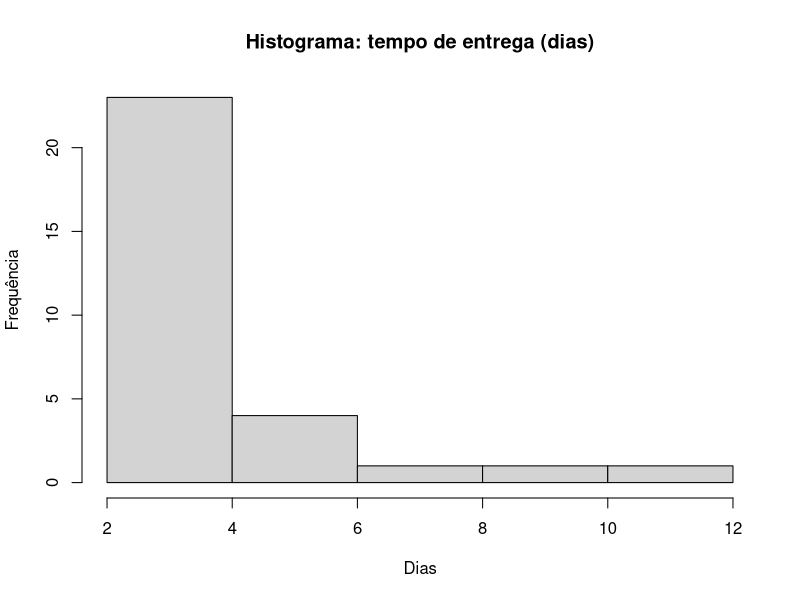
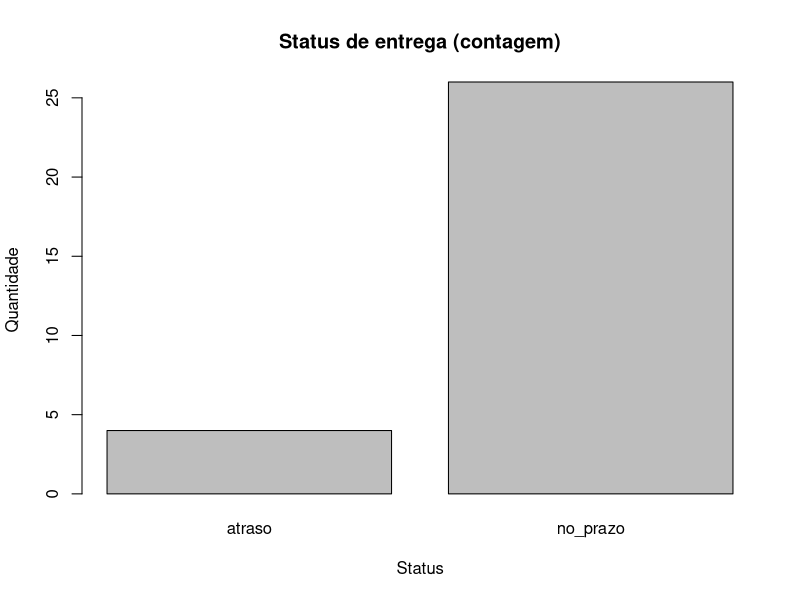
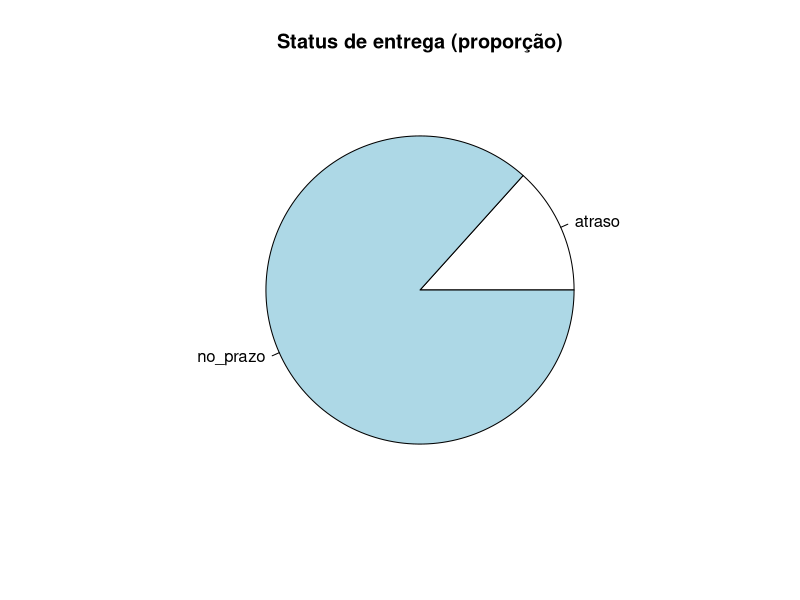
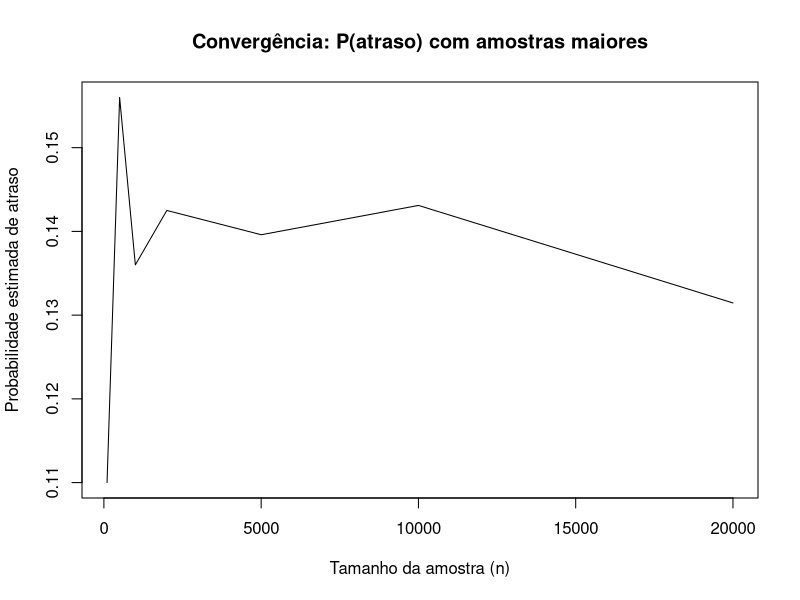
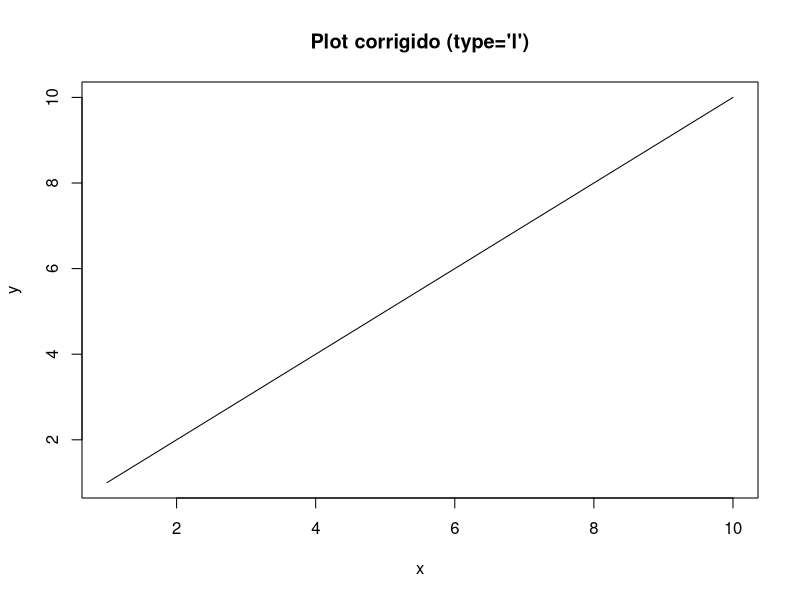

These charts were generated, in order, by the following R code:
# ============================================================
# GABARITO — Monitoramento de Entregas e Risco de Atraso (Base R)
# Professor (seed exemplo): Raphael Mauricio
# Seed (regra): Raphael (7) + Mauricio (8) => 7*100 + 8 = 708
# ============================================================

seed <- 708
set.seed(seed)

# ------------------------------------------------------------
# Dados
# ------------------------------------------------------------
entrega_dias <- c(
  2, 3, 3, 4, 2, 5, 4, 3, 6, 2,
  3, 4, 5, 3, 2, 4, 3, 7, 2, 4,
  3, 4, 5, 3, 2, 4, 3, 9, 2, 12
)

frete <- c(
  "economico","padrao","padrao","padrao","economico","padrao","padrao","padrao","expresso","economico",
  "padrao","padrao","padrao","padrao","economico","padrao","padrao","padrao","economico","padrao",
  "padrao","padrao","padrao","padrao","economico","padrao","padrao","padrao","economico","padrao"
)

# SLA
# no prazo: entrega_dias <= 5
# atraso:   entrega_dias > 5
# grave:    entrega_dias >= 8

# ------------------------------------------------------------
# 1) Resumo estatístico (média, mediana, moda, summary, quartis)
# ------------------------------------------------------------
media <- mean(entrega_dias)
mediana <- median(entrega_dias)

cat("Média:", media, "\n")
cat("Mediana:", mediana, "\n")

# Moda sem função
freq_entrega <- table(entrega_dias)
moda_txt <- names(freq_entrega)[which.max(freq_entrega)]
moda <- as.numeric(moda_txt)

cat("Frequências:\n")
print(freq_entrega)
cat("Moda:", moda, "\n\n")

cat("Summary(entrega_dias):\n")
print(summary(entrega_dias))

cat("\nQuartis (p25, p50, p75):\n")
print(quantile(entrega_dias, probs = c(0.25, 0.5, 0.75)))

# Interpretação (exemplo)
# A mediana tende a ser mais representativa quando há outliers.
# Aqui existem entregas bem altas (9 e 12), que puxam a média para cima.
# Por isso, a mediana costuma refletir melhor o "típico" do conjunto.

# ------------------------------------------------------------
# 2) Classificação com ifelse + tabelas
# ------------------------------------------------------------
status <- ifelse(entrega_dias <= 5, "no_prazo", "atraso")
grave <- ifelse(entrega_dias >= 8, "grave", "nao_grave")

cat("\nContagem status:\n")
print(table(status))
cat("Proporção status:\n")
print(prop.table(table(status)))

cat("\nContagem grave:\n")
print(table(grave))
cat("Proporção grave:\n")
print(prop.table(table(grave)))

# ------------------------------------------------------------
# 3) Probabilidades “na prática” e por frete
# ------------------------------------------------------------
P_atraso <- mean(entrega_dias > 5)
P_grave  <- mean(entrega_dias >= 8)

cat("\nP(atraso):", P_atraso, "\n")
cat("P(atraso_grave):", P_grave, "\n")

# por tipo de frete (sem data.frame, só filtro)
tipos <- unique(frete)

cat("\nProbabilidades por frete:\n")
for (t in tipos) {
  idx <- frete == t
  P_a <- mean(entrega_dias[idx] > 5)
  P_g <- mean(entrega_dias[idx] >= 8)
  cat("Frete =", t, "| P(atraso) =", P_a, "| P(grave) =", P_g, "\n")
}

# ------------------------------------------------------------
# 4) Função genérica prob_evento + simulação (20000)
# ------------------------------------------------------------
prob_evento <- function(n, evento) {
  sim <- sample(entrega_dias, size = n, replace = TRUE)
  mean(evento(sim))
}

evento_atraso <- function(v) v > 5
evento_grave  <- function(v) v >= 8

P_atraso_sim <- prob_evento(20000, evento_atraso)
P_grave_sim  <- prob_evento(20000, evento_grave)

cat("\nSimulação (n=20000):\n")
cat("P(atraso) sim =", P_atraso_sim, "\n")
cat("P(grave) sim  =", P_grave_sim, "\n")

# ------------------------------------------------------------
# 5) Gráficos base (4 gráficos)
# ------------------------------------------------------------

# 5.1 Histograma de entrega_dias
hist(entrega_dias,
     main = "Histograma: tempo de entrega (dias)",
     xlab = "Dias",
     ylab = "Frequência")

# 5.2 Barplot de status
barplot(table(status),
        main = "Status de entrega (contagem)",
        xlab = "Status",
        ylab = "Quantidade")

# 5.3 Pie de status
pie(prop.table(table(status)),
    main = "Status de entrega (proporção)")

# 5.4 Linha (convergência) de P(atraso)
ns <- c(100, 500, 1000, 2000, 5000, 10000, 20000)
ps <- sapply(ns, function(k) prob_evento(k, evento_atraso))

plot(ns, ps,
     type = "l",
     main = "Convergência: P(atraso) com amostras maiores",
     xlab = "Tamanho da amostra (n)",
     ylab = "Probabilidade estimada de atraso")

# ------------------------------------------------------------
# 6) Depuração obrigatória (plot type="1")
# ------------------------------------------------------------
try(plot(1:10, 1:10, type = "1"))  # erro esperado

# Explicação: type não aceita "1". Aceita letras como:
# "p" (pontos), "l" (linha), "b" (pontos+linha), etc.
plot(1:10, 1:10,
     type = "l",
     main = "Plot corrigido (type='l')",
     xlab = "x",
     ylab = "y")

# ------------------------------------------------------------
# Bloco de verificação (cat)
# ------------------------------------------------------------
cat("\n===== VERIFICAÇÃO =====\n")
cat("seed =", seed, "\n")
cat("Média(entrega_dias) =", media, "\n")
cat("Mediana(entrega_dias) =", mediana, "\n")
cat("P(atraso) amostra =", P_atraso, "\n")
cat("P(grave) amostra  =", P_grave, "\n")
cat("P(atraso) sim (20000) =", P_atraso_sim, "\n")
cat("P(grave) sim (20000)  =", P_grave_sim, "\n")
cat("Proporção status=='atraso' =", mean(status == "atraso"), "\n")
cat("=======================\n")
